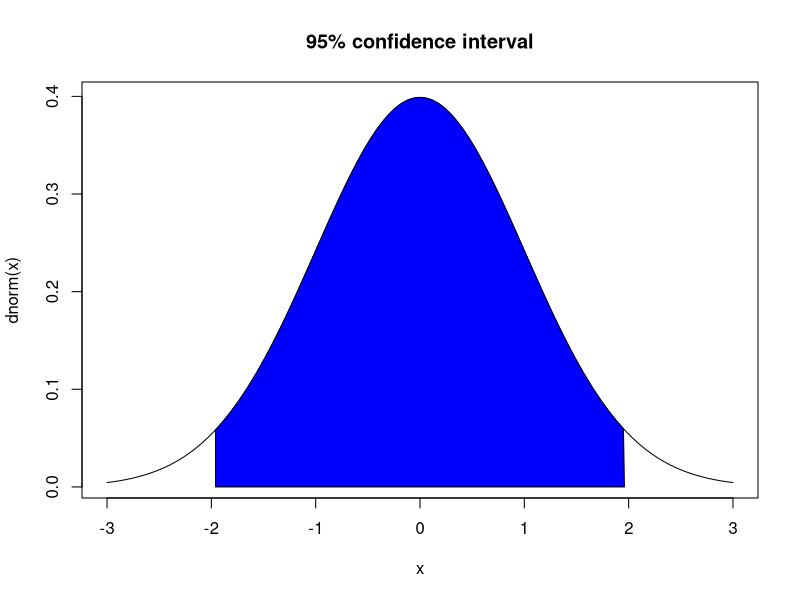

Here is the R script that generated this plot:
## ---- chunk 1
width <-0.2
sd <- 2
C.I <- 95
n <- {qnorm(0.975)*sd/width}^2
print(n)

## ---- chunk 2
library(MASS)
x <- mvrnorm(n=50,mu=18.5,Sigma = 49,empirical = TRUE)
result <- t.test(x,mu=16)
print(result)
if(result$p.value>0.05){print ("we cannot reject the null hypothesis")
}else{print("we reject the null hypothesis")}
print("True mean of the pollutant is above the tolerable level of 16")
###therefore true mean is not equal to 16.
## ---- chunk 3
n=50
p <- 0.24 ####therefore, x <- 0.24*50

prop95 <- prop.test(x=12,n=50,p=0.165,alternative ="two.sided")
print(prop95)
if(prop95$p.value>0.05){print ("we cannot reject the null hypothesis")
}else{print("we reject the null hypothesis")}
print("The town's mobility rate is significantly the same as the national average.")


prop90 <- prop.test(x=12,n=50,p=0.165,alternative ="two.sided",conf.level = 0.90)
print(prop90)
if(prop90$p.value>0.05){print ("we cannot reject the null hypothesis")
}else{print("we reject the null hypothesis")}
print("The town's mobility rate is significantly the same as the national average.")
## ---- chunk 4
###variances are equal
white <- mvrnorm(n=20,mu=4.1,Sigma = 14.3,empirical = TRUE)
n.white <- mvrnorm(n=16,mu=3.1,Sigma = 12,empirical = TRUE)
a<- t.test(white,n.white,var.equal = TRUE)
a
if(a$p.value>0.05){print ("we cannot reject the null hypothesis")
}else{print("we reject the null hypothesis")}
print("Therefore there is no difference between the park-going frequencies of whites and nonwhites.")




###variances are unequal
white <- mvrnorm(n=20,mu=4.1,Sigma = 14.3,empirical = TRUE)

n.white <-  mvrnorm(n=16,mu=3.1,Sigma = 12,empirical = TRUE)

b <- t.test(white,n.white,var.equal = FALSE)
print(b)

if(b$p.value>0.05){print ("we cannot reject the null hypothesis")
}else{print("we reject the null hypothesis")}
print("Therefore there is no difference between the park-going frequencies of whites and nonwhites.")

###the p-values;


print(a$p.value)
print(b$p.value)

### 95% confidence interval for part a;
print(a$conf.int)

###part e
####equal variances
white <- mvrnorm(n=24,mu=4.1,Sigma = 14.3,empirical = TRUE)
n.white <- mvrnorm(n=12,mu=3.1,Sigma = 12,empirical = TRUE)
ae<- t.test(white,n.white,var.equal = TRUE)
ae
if(ae$p.value>0.05){print ("we cannot reject the null hypothesis")
}else{print("we reject the null hypothesis")}
print("Therefore there is no difference between the park-going frequencies of whites and nonwhites.")

####unequal variances;

white <- mvrnorm(n=24,mu=4.1,Sigma = 14.3,empirical = TRUE)

n.white <-  mvrnorm(n=12,mu=3.1,Sigma = 12,empirical = TRUE)

be <- t.test(white,n.white,var.equal = FALSE)
print(be)

if(be$p.value>0.05){print ("we cannot reject the null hypothesis")
}else{print("we reject the null hypothesis")}
print("Therefore there is no difference between the park-going frequencies of whites and nonwhites.")

####p.values
print(ae$p.value)
print(be$p.value)

####95% confidence interval

print(ae$conf.int)




## ---- chunk 5
x <- mvrnorm(n=17,mu=6.4,Sigma = 4.4^2,empirical = TRUE)
result <- t.test(x,mu=4.2,alternative = "greater")
print(result)
if(result$p.value>0.05){print ("we cannot reject the null hypothesis")
}else{print("we reject the null hypothesis")}

print("Therefore the stream's pollutant is higher than the allowable limit.")

## ---- chunk 6
a <- mvrnorm(n=52, mu=3.4, Sigma = 1.1^2,empirical = TRUE )
b <- mvrnorm(n=62, mu=2.8, Sigma = 0.8^2,empirical = TRUE )
results <- t.test(a,b,var.equal = FALSE)
results
if(result$p.value>0.05){print ("we cannot reject the null hypothesis")
}else{print("we reject the null hypothesis")}

print("mean length of unemployment differs among residents")


q95 <- qnorm(0.975)  # 95% confidence interval
curve(dnorm,from = -3,to = 3,main="95% confidence interval")
x <- c(-q95,seq(-q95,q95,by = 0.01),q95)
y <- c(0,dnorm(seq(-q95,q95,by = 0.01)),0)
polygon(x,y,col="blue")####the unshaded area is the rejection region.




## ---- chunk 7
x <- c(100,426,322,466,112,155,388,1155,234,324,556,221,18,133,177,441)


q90 <- t.test(x,conf.level =0.90)
print(q90)
print(q90$conf.int)

q95 <- t.test(x,conf.level =0.95)
q95
print(q95$conf.int)

## ---- chunk 8
###smithville;30%=15residents,...amherst;22%=11 residents
mov <- prop.test(x=c(15,8.8),n=c(50,40),alternative = "two.sided",conf.level = 0.90)
mov
if(mov$p.value>0.05){print ("we cannot reject the null hypothesis")
}else{print("we reject the null hypothesis")}
print("mobility rates in the two communities are the same")
## ---- chunk 9
###equal variances

a<- mvrnorm(n=15, mu=12.4, Sigma = 9,empirical = TRUE )
b<- mvrnorm(n=15, mu=14.4, Sigma = 16,empirical = TRUE )
ab1<- t.test(a,b,var.equal = TRUE)
print(ab1)
if(ab1$p.value>0.05){print ("we cannot reject the null hypothesis,therefore there are no differences in education")
}else{print("we reject the null hypothesis;Therefore there are differences in education")}

###when variances are not equal;
a<- mvrnorm(n=15, mu=12.4, Sigma =9,empirical = TRUE )
b<- mvrnorm(n=15, mu=14.4, Sigma = 16,empirical = TRUE )
ab2 <- t.test(a,b,var.equal = FALSE)
print(ab2)
if(ab2$p.value>0.05){print ("we cannot reject the null hypothesis,therefore there are no differences in education")
}else{print("we reject the null hypothesis;Therefore there are differences in education")}
## ---- chunk 10
prop95 <- prop.test(x=7.5,n=50,p=0.10,alternative ="two.sided")
print(prop95)
if(prop95$p.value>0.05){print ("we cannot reject the null hypothesis")
}else{print("we reject the null hypothesis")}
print("True p is significantly equal to the statewide average of 0.10")


